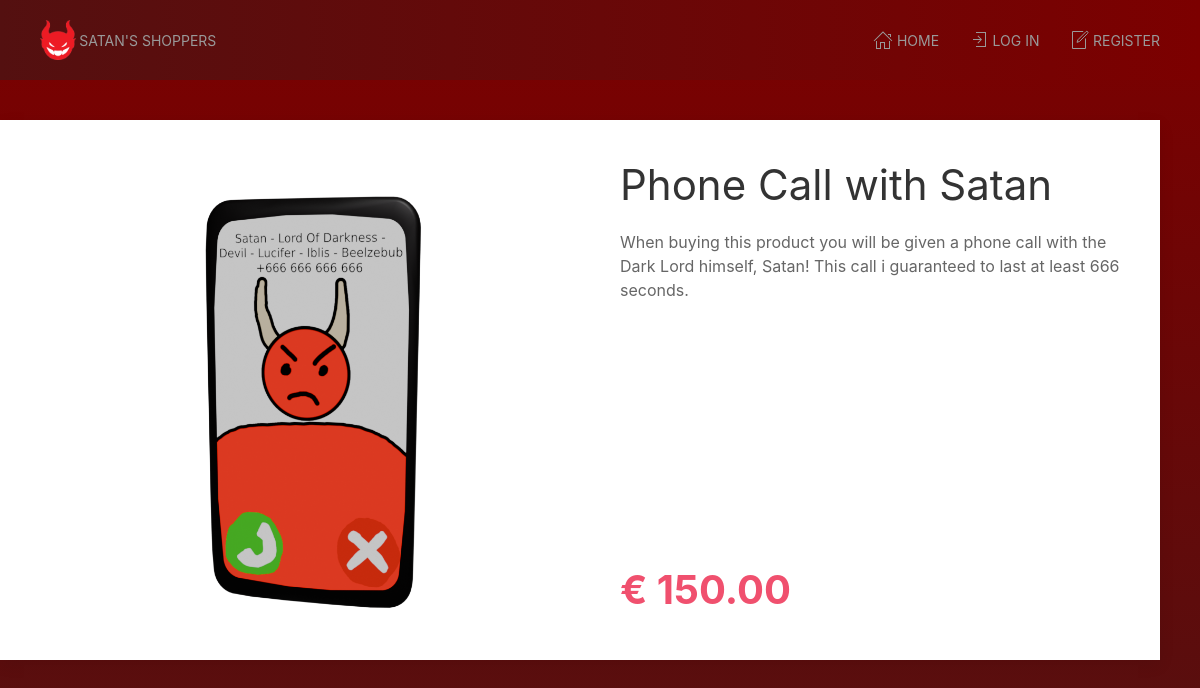
/dev/product.php?id=1, run on an earlier commit of the app's database.
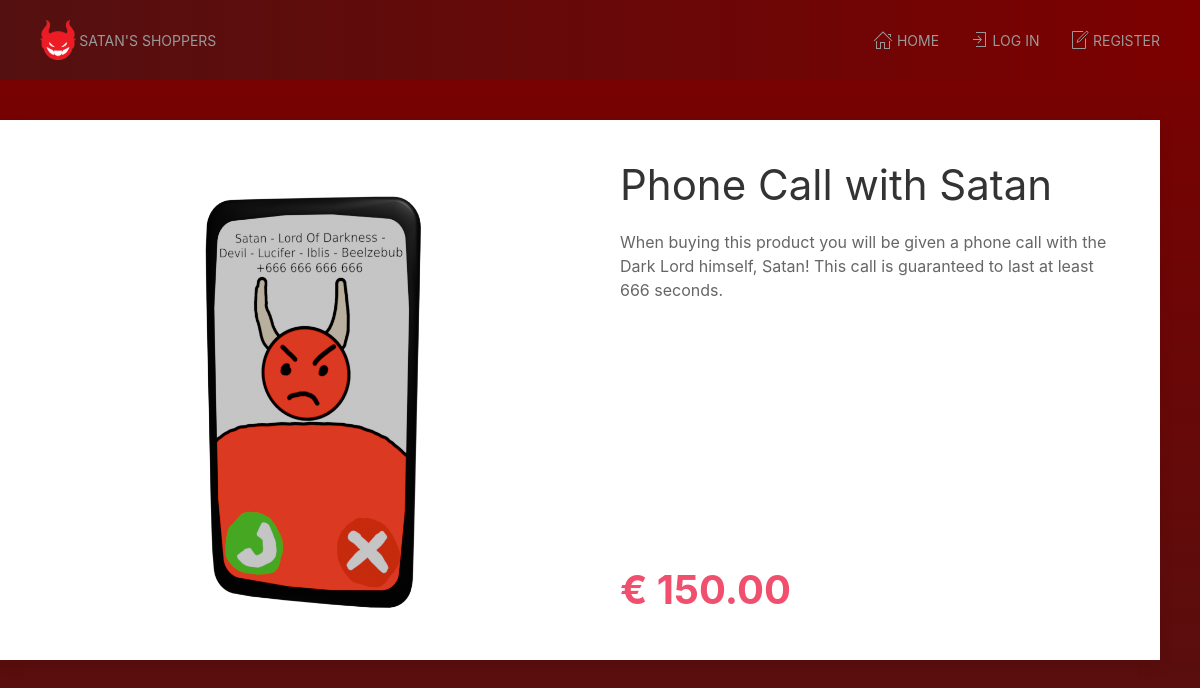
And on a later commit of the database.
### tables this page shows
CREATE TABLE `products` (
  `id` int(11) NOT NULL,
  `price` decimal(6,2) NOT NULL,
  `name` varchar(255) NOT NULL,
  `description` varchar(255) NOT NULL,
  `image` varchar(255) NOT NULL,
  `category_id` int(255) NOT NULL
);

### dev/product.php (the view, shortened to what this page needs)
<?php
include_once("templates/head.inc.php");
$product = null;
if(isset($_GET['id'])){
	$sql = "SELECT name, price, description, image FROM products WHERE id = ?";
	$statement = $conn->prepare($sql);
	$statement->execute([$_GET['id']]);
	$product = $statement->fetch();
}
?>
      <main class="uk-container uk-padding">
         <div class="uk-grid">
            <section class="uk-width-1">
               <div class="uk-grid uk-card uk-card-default">
                  <section class="uk-width-1-2 uk-card-media-left">
<?php if(!empty($product) && isset($product)): ?>
                     <img src="<?= 'img/' . $product['image']; ?>" class="" alt="" title="" />
                  </section>
                  <section class="uk-width-1-2 uk-card-body uk-flex uk-flex-column uk-flex-between">
                     <div class="">
                        <h1><?= $product['name']; ?></h1>
                        <p class="">
<?= $product["description"]; ?>
                        </p>
                     </div>
                     <div class="uk-flex uk-flex-between uk-flex-middle">
                        <div class="price-block">
                           <p class="product-view__price uk-text-bold uk-text-danger uk-text-left uk-text-bolder">&euro; <?= $product["price"]; ?></p>
                        </div>
                     </div>
<?php
else:
	echo "<h1><br>Product not found</h1><br><br><br><br><br><br><br><br><br><br><br><br><br><br><br><br><br><br>";
endif;
?>
                  </section>
               </div>
            </section>
         </div>
      </main>
<?php
include_once("templates/foot.inc.php");

What changed in the data, as far as the page shows it:
changed products "Phone Call with Satan": description "When buying this product you will be given a phone call with the Dark Lord himself, Satan! This call i guaranteed to last at least 666 seconds." → "When buying this product you will be given a phone call with the Dark Lord himself, Satan! This call is guaranteed to last at least 666 seconds."
